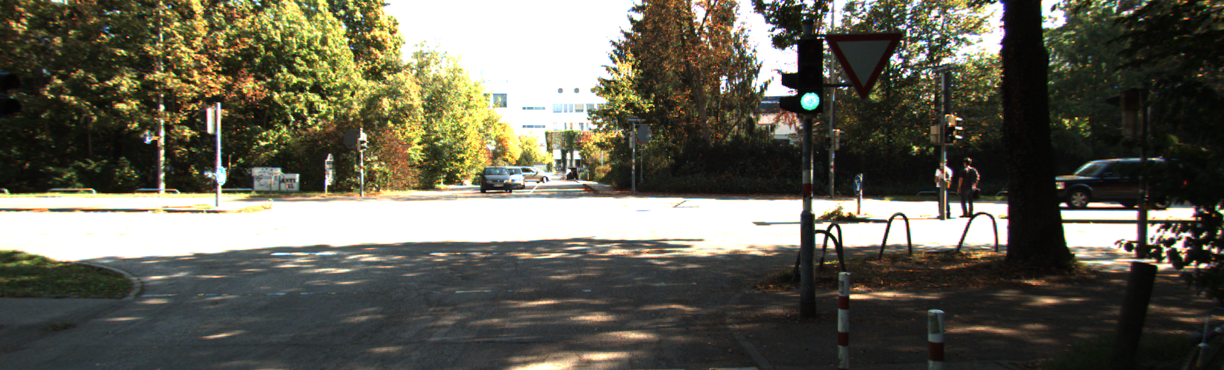
#> input picture assets/images/0000000000.png, 1224 x 370 px
$ python main.py
#> lines starting #> are read from the running program, lines starting #| are printed output that depends on the picture
### histogram_utils.py
import cv2
import numpy as np
import matplotlib.pyplot as plt


def fetch_histogram(gray_image):
    """
    function to get histogram plot

    Args:
        gray_image (numpy array)

    Returns:
        (hist_graph_x, hist_graph_y): x and y scale for the histogram graph
    """

    hist_intensities = [0 for _ in range(256)]

    for x in range(gray_image.shape[0]):
        for y in range(gray_image.shape[1]):
            hist_intensities[gray_image[x, y]] += 1

    return [intensity_values for intensity_values in range(256)], hist_intensities

### main.py
import cv2
import numpy as np
import matplotlib.pyplot as plt

from histogram_utils import *

if __name__ == "__main__":
    img_gray = cv2.imread("assets/images/0000000000.png", 0)
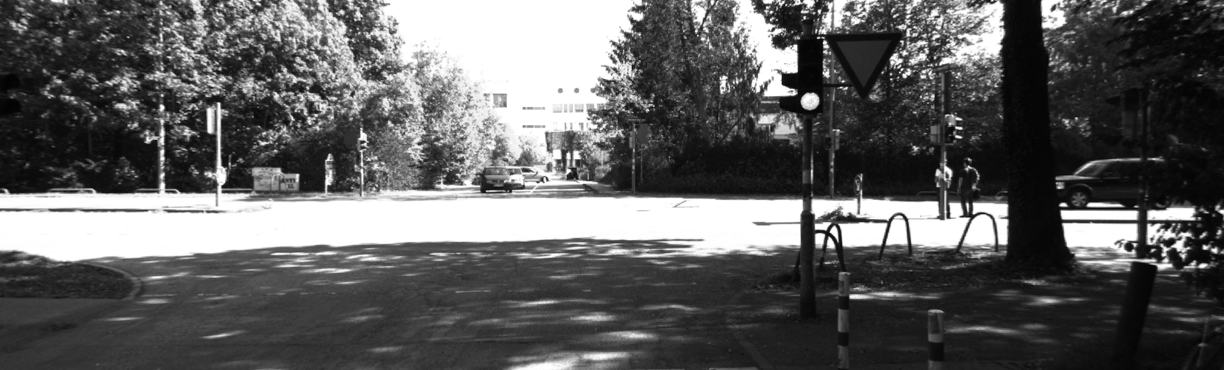
#> img_gray: shape (370, 1224); min 2, max 255, mean 95.5

    hist_graph_x, hist_graph_y = fetch_histogram(img_gray)
#> hist_graph_x = 256 values from 0 to 255; hist_graph_y = 256 values, max 60252 at index 255, min 0 at index 0, mean 1769.1

    plt.subplot(2, 1, 1), plt.imshow(img_gray, cmap='gray')

    plt.subplot(2, 1, 2), plt.bar(hist_graph_x, hist_graph_y)
    plt.subplot(2, 1, 2), plt.title("Histogram")
    plt.subplot(2, 1, 2), plt.xlim((0, 260))
    plt.subplot(2, 1, 2), plt.xlabel("Intensity Range")
    plt.subplot(2, 1, 2), plt.ylabel("Intensity Count")
    plt.show()
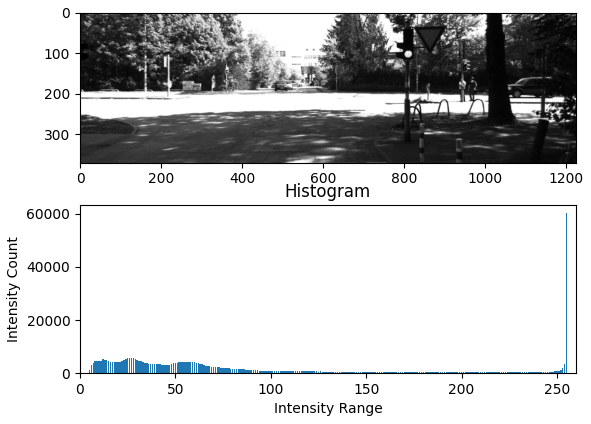
#> figure drawn by matplotlib, 2 panels; panel 2: tallest bar 60252 high, from x = 254.6 to 255.4
